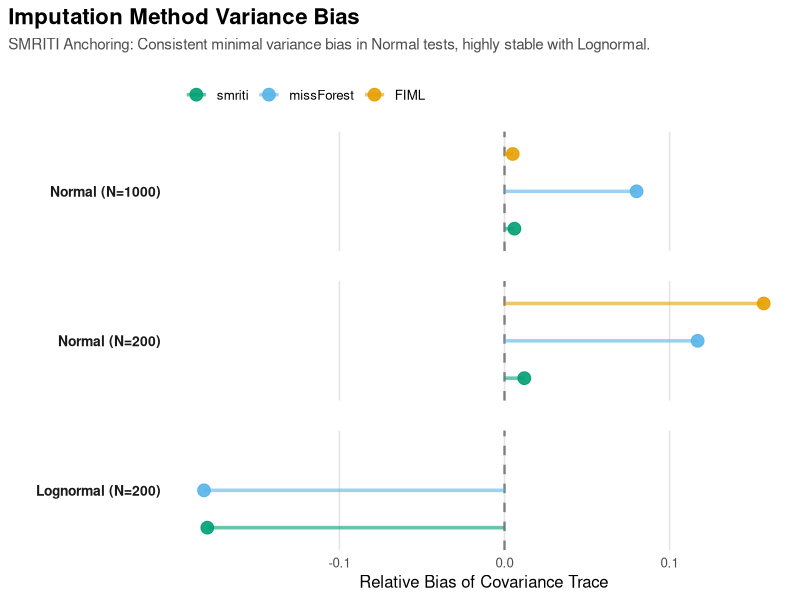
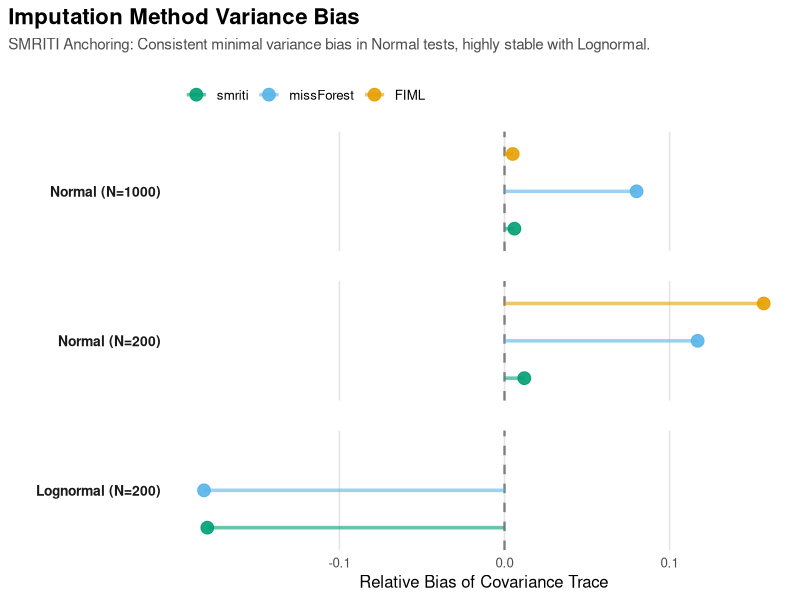

R code for these plots, in order:
library(ggplot2)
library(dplyr)

# Data reconstruction
results <- data.frame(
  Method = rep(c("FIML", "missForest", "smriti"), 3),
  Condition = c(
    rep("Normal (N=1000)", 3),
    rep("Normal (N=200)", 3),
    rep("Lognormal (N=200)", 3)
  ),
  Bias = c(
    0.005, 0.080, 0.006,  # Normal 1000
    0.157, 0.117, 0.012,  # Normal 200
    NA, -0.182, -0.180
  ) # Lognormal 200 (FIML NA)
)

results$Condition <- factor(results$Condition,
  levels = c("Normal (N=1000)", "Normal (N=200)", "Lognormal (N=200)")
)
results$Method <- factor(results$Method,
  levels = c("smriti", "missForest", "FIML")
)

# Define colors
method_colors <- c(
  "smriti" = "#009E73",
  "missForest" = "#56B4E9",
  "FIML" = "#E69F00"
)

p <- ggplot(results, aes(x = Bias, y = Method, color = Method)) +
  # Reference line at zero
  geom_vline(
    xintercept = 0, linetype = "dashed", color = "gray50",
    linewidth = 0.8
  ) +
  # Lollipop lines
  geom_segment(aes(x = 0, xend = Bias, y = Method, yend = Method),
    linewidth = 1.2, alpha = 0.6
  ) +
  # Points
  geom_point(size = 4, alpha = 0.9) +
  # Faceting
  facet_wrap(~Condition, ncol = 1, strip.position = "left") +
  # Scales
  scale_color_manual(values = method_colors) +
  scale_x_continuous(breaks = c(-0.2, -0.1, 0, 0.1, 0.2)) +
  # Theme
  theme_minimal(base_size = 12) +
  theme(
    # Align title and subtitle to the left baseline
    plot.title.position = "plot",
    plot.caption.position = "plot",

    # Text alignments and styles
    plot.title = element_text(face = "bold", size = 16, hjust = 0),
    plot.subtitle = element_text(
      size = 11, color = "gray30", hjust = 0,
      margin = margin(b = 15)
    ),

    # Legend at the top, horizontal
    legend.position = "top",
    legend.justification = "left",
    legend.direction = "horizontal",
    legend.title = element_blank(),

    # Remove individual facet labels/names (we rely on legend)
    axis.text.y = element_blank(),
    axis.ticks.y = element_blank(),

    # Grid lines
    panel.grid.minor = element_blank(),
    panel.grid.major.y = element_blank(),
    panel.grid.major.x = element_line(color = "gray90"),

    # Facet labels (Condition) on the left
    strip.text.y.left = element_text(angle = 0, face = "bold", size = 10, hjust = 1),
    strip.placement = "outside",

    # Spacing
    panel.spacing = unit(1.5, "lines")
  ) +
  labs(
    title = "Imputation Method Variance Bias",
    subtitle = paste0(
      "SMRITI Anchoring: Consistent minimal variance bias in Normal tests, ",
      "highly stable with Lognormal."
    ),
    x = "Relative Bias of Covariance Trace",
    y = ""
  )

ggsave("smriti_simulation_refined.pdf",
  plot = p, width = 8, height = 7,
  device = "pdf"
)
ggsave("smriti_simulation_refined.png", plot = p, width = 8, height = 7, dpi = 300)
cat(paste0(
  "Successfully generated smriti_simulation_refined.pdf and ",
  "smriti_simulation_refined.png\n"
))
